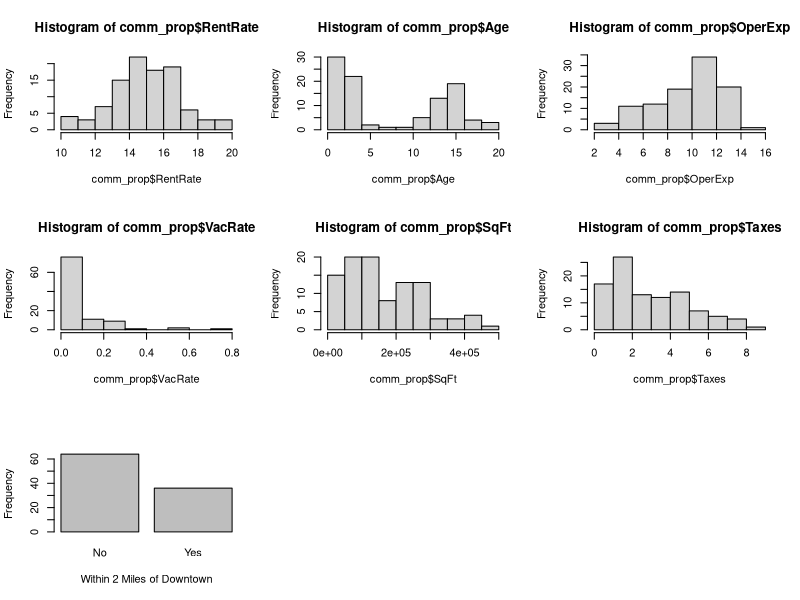
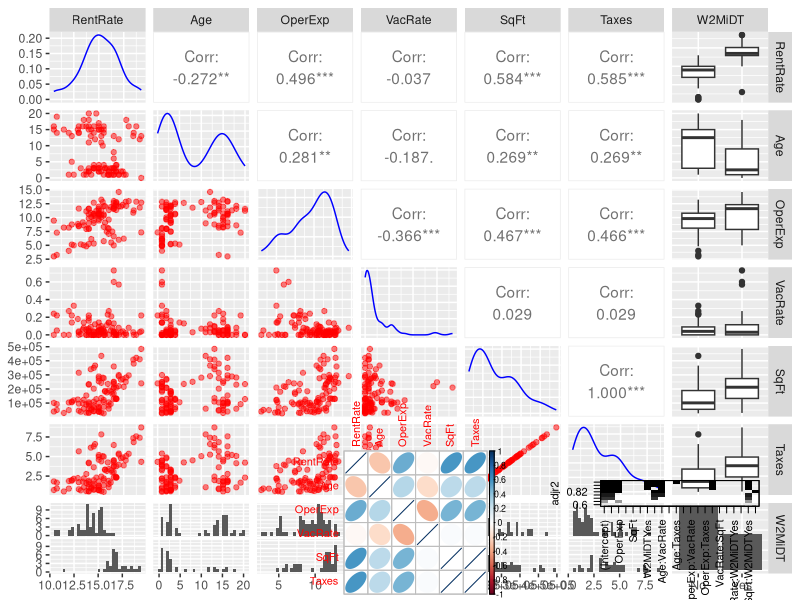
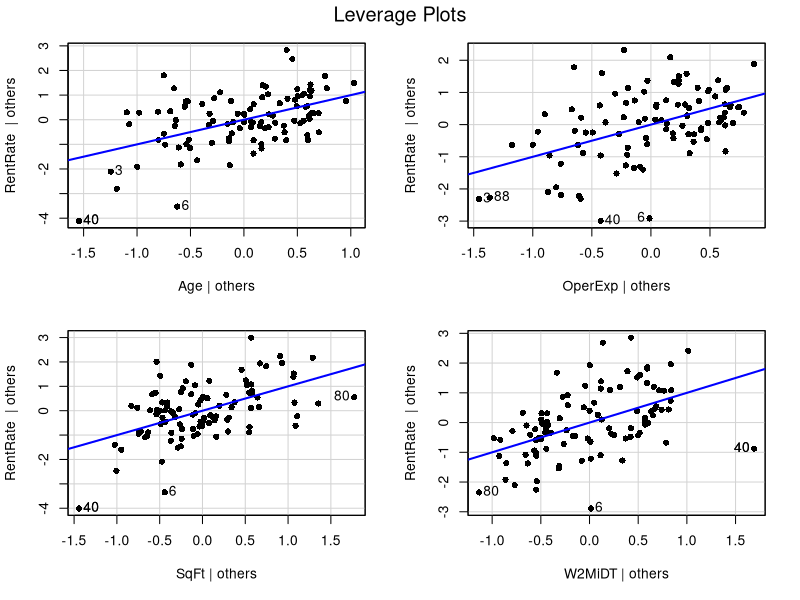
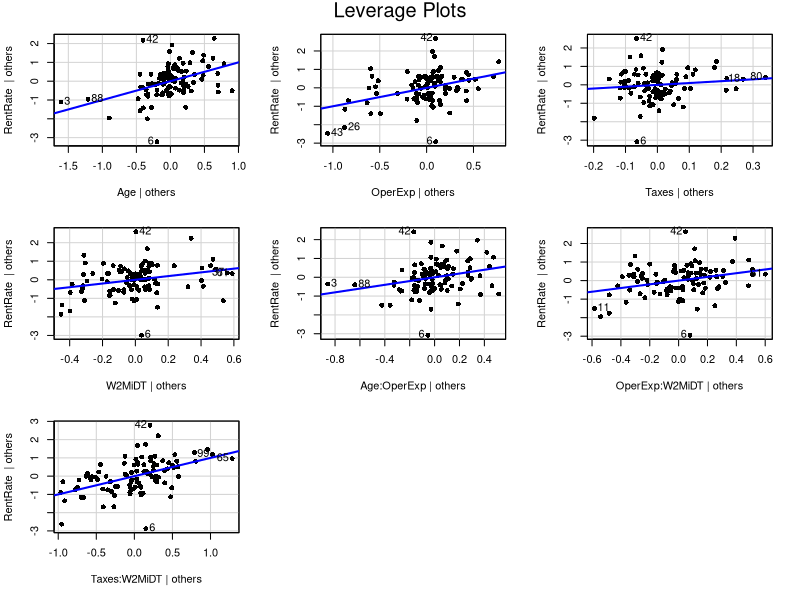
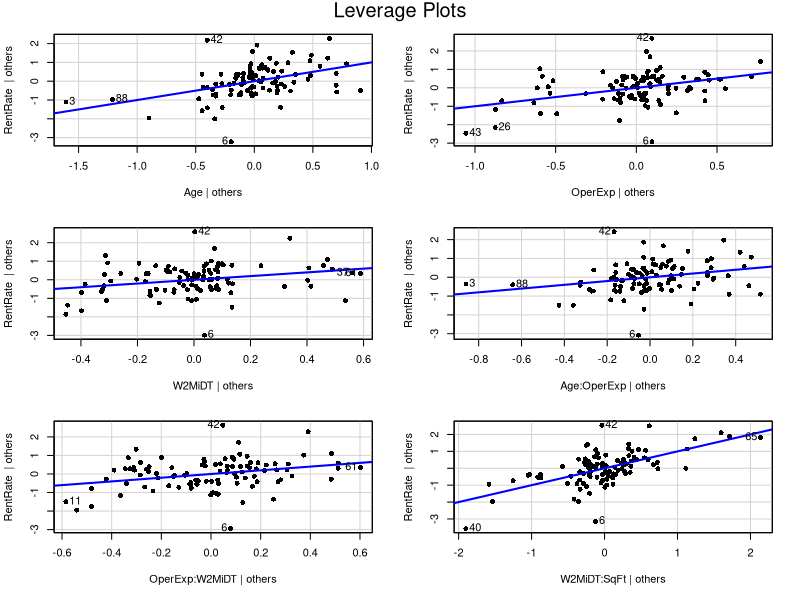
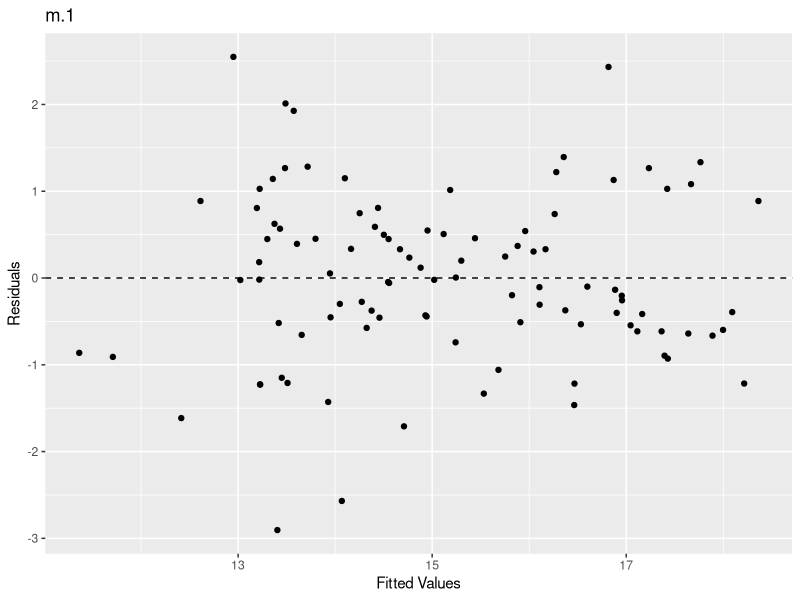
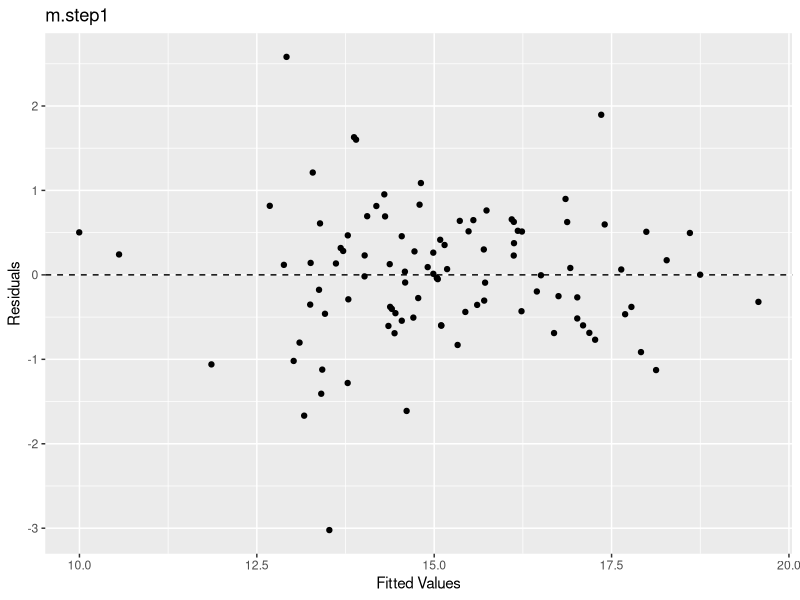
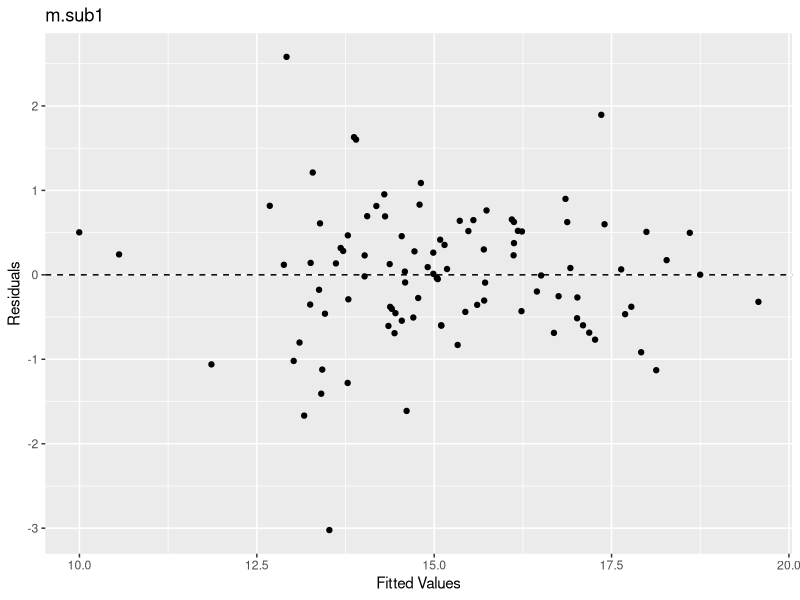

Source code (R) for these figures, in order:
## ---- chunk 1
knitr::opts_chunk$set(echo = TRUE)
## ---- chunk 2
# comm_prop <- read.csv("C:/Users/aaron.goletz/Desktop/My Docs/Lipscomb Documents/Stats Analysis and Decision Modeling/MSDS 5043/comm_prop.csv")
comm_prop <- read.csv("comm_prop.csv")
comm_prop$W2MiDT <- factor(comm_prop$W2MiDT, labels = c("No", "Yes"))
head(comm_prop,5)
## ---- chunk 3
par(mfrow = c(3,3))
hist(comm_prop$RentRate)
hist(comm_prop$Age)
hist(comm_prop$OperExp)
hist(comm_prop$VacRate)
hist(comm_prop$SqFt)
hist(comm_prop$Taxes)
plot(comm_prop$W2MiDT , xlab="Within 2 Miles of Downtown", ylab="Frequency")
## ---- chunk 4
round(cor(comm_prop[1:6]),3)
## ---- chunk 5
library(GGally)
ggpairs(comm_prop[,1:7] , 
        lower = list(continuous = wrap("points", color = "red", alpha = 0.5)), 
        diag = list(continuous = wrap("densityDiag",  color = "blue", alpha = 0.5)))
## ---- chunk 6
library(corrplot)
corrplot(cor(comm_prop[,c(1:6)]), method="ellipse")
## ---- chunk 7
m <- lm(RentRate ~ ., data=comm_prop)
summary(m)
## ---- chunk 8
m.1 <- lm(RentRate ~ Age+OperExp+SqFt+W2MiDT, data=comm_prop)
summary(m.1)
## ---- chunk 9
library(MASS)
comm_prop.full <- lm(RentRate ~ .*., data = comm_prop)
stepAIC(comm_prop.full, direction ="backward")
## ---- chunk 10
m.step <- lm(formula = RentRate ~ Age + OperExp + Taxes + W2MiDT + 
    Age:OperExp + OperExp:W2MiDT + 
    Taxes:W2MiDT, data = comm_prop)
summary(m.step)
## ---- chunk 11
library(leaps)
subsets <- regsubsets(RentRate ~ .*., data=comm_prop)
plot(subsets, scale="adjr2")

## ---- chunk 12
m.sub <- lm(RentRate ~ Age+OperExp+W2MiDT+Age:OperExp+Age:Taxes+OperExp:W2MiDT+SqFt:W2MiDT, data=comm_prop)
summary(m.sub)

## ---- chunk 13
m.sub1 <- lm(RentRate ~ Age+OperExp+W2MiDT+Age:OperExp+OperExp:W2MiDT+SqFt:W2MiDT, data=comm_prop)
summary(m.sub1)
## ---- chunk 14
library(car)
leveragePlots(m.1,pch=16)
leveragePlots(m.step,pch=16)
leveragePlots(m.sub1,pch=16)
## ---- chunk 15
library(ggplot2)
m_df <- fortify(m.1)
ggplot(m_df, aes(x=.fitted, y=.resid)) +
  geom_point() +
  geom_hline(yintercept = 0, linetype = 2) +
  labs(x="Fitted Values", y="Residuals", title="m.1")
m.step_df <- fortify(m.step)
ggplot(m.step_df, aes(x=.fitted, y=.resid)) +
  geom_point() +
  geom_hline(yintercept = 0, linetype = 2) +
  labs(x="Fitted Values", y="Residuals", title="m.step1")
m.sub_df <- fortify(m.sub1)
ggplot(m.sub_df, aes(x=.fitted, y=.resid)) +
  geom_point() +
  geom_hline(yintercept = 0, linetype = 2) +
  labs(x="Fitted Values", y="Residuals", title="m.sub1")
## ---- chunk 16
car::ncvTest(m.1)
car::ncvTest(m.step)
car::ncvTest(m.sub1)
## ---- chunk 17
shapiro.test(m.1$residuals)
shapiro.test(m.step$residuals)
shapiro.test(m.sub1$residuals)
## ---- chunk 18
par(mfrow=c(3,3))
hist(m.1$residuals)
plot(m.1$residuals ~ comm_prop$RentRate,pch=16, main="Residual Plot")
abline(h = 0, lty = 3)  # adds a horizontal dashed line at y = 0
qqnorm(m.1$residuals, pch=16)
qqline(m.1$residuals)
hist(m.step$residuals)
plot(m.step$residuals ~ comm_prop$RentRate,pch=16, main="Residual Plot")
abline(h = 0, lty = 3)  # adds a horizontal dashed line at y = 0
qqnorm(m.step$residuals, pch=16)
qqline(m.step$residuals)
hist(m.sub1$residuals)
plot(m.sub1$residuals ~ comm_prop$RentRate,pch=16, main="Residual Plot")
abline(h = 0, lty = 3)  # adds a horizontal dashed line at y = 0
qqnorm(m.sub1$residuals, pch=16)
qqline(m.sub1$residuals)
## ---- chunk 19
car::vif(m.1)
car::vif(m.step)
car::vif(m.sub1)

## ---- chunk 20
new_obs = data.frame(Age=9, SqFt=40,OperExp=13,W2MiDT="No")
predict(m.1, newdata = new_obs, interval="predict")
new_obs = data.frame(Age=9, SqFt=40,OperExp=13,Taxes=.54,W2MiDT="No")
predict(m.step, newdata = new_obs, interval="predict")
new_obs = data.frame(Age=9, SqFt=40,OperExp=13,Taxes=.54,W2MiDT="No")
predict(m.sub1, newdata = new_obs, interval="predict")
